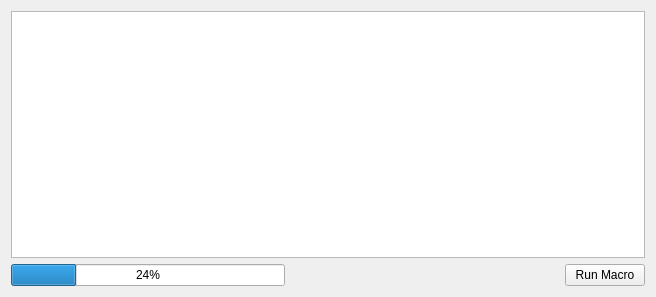
<?xml version="1.0" encoding="UTF-8"?>
<ui version="4.0">
 <class>WNDASCLauncherMain</class>
 <widget class="QMainWindow" name="WNDASCLauncherMain">
  <property name="geometry">
   <rect>
    <x>0</x>
    <y>0</y>
    <width>656</width>
    <height>297</height>
   </rect>
  </property>
  <property name="windowTitle">
   <string>ASC Launcher</string>
  </property>
  <widget class="QWidget" name="centralWidget">
   <layout class="QVBoxLayout" name="verticalLayout_10">
    <item>
     <layout class="QHBoxLayout" name="horizontalLayout_8">
      <item>
       <layout class="QVBoxLayout" name="verticalLayout_9">
        <item>
         <layout class="QHBoxLayout" name="horizontalLayout_6"/>
        </item>
        <item>
         <widget class="QTextEdit" name="edProtocol">
          <property name="font">
           <font>
            <family>Monospace</family>
           </font>
          </property>
          <property name="locale">
           <locale language="English" country="UnitedStates"/>
          </property>
          <property name="lineWrapMode">
           <enum>QTextEdit::NoWrap</enum>
          </property>
         </widget>
        </item>
        <item>
         <layout class="QHBoxLayout" name="horizontalLayout">
          <item>
           <widget class="QProgressBar" name="pbCompleted">
            <property name="maximumSize">
             <size>
              <width>280</width>
              <height>16777215</height>
             </size>
            </property>
            <property name="locale">
             <locale language="English" country="UnitedStates"/>
            </property>
            <property name="value">
             <number>24</number>
            </property>
           </widget>
          </item>
          <item>
           <spacer name="horizontalSpacer">
            <property name="locale">
             <locale language="English" country="UnitedStates"/>
            </property>
            <property name="orientation">
             <enum>Qt::Horizontal</enum>
            </property>
            <property name="sizeHint" stdset="0">
             <size>
              <width>40</width>
              <height>20</height>
             </size>
            </property>
           </spacer>
          </item>
          <item>
           <widget class="QPushButton" name="btnRunMacro">
            <property name="maximumSize">
             <size>
              <width>120</width>
              <height>16777215</height>
             </size>
            </property>
            <property name="locale">
             <locale language="English" country="UnitedStates"/>
            </property>
            <property name="text">
             <string>Run Macro</string>
            </property>
           </widget>
          </item>
         </layout>
        </item>
       </layout>
      </item>
     </layout>
    </item>
   </layout>
   <zorder></zorder>
  </widget>
  <widget class="QMenuBar" name="menuBar">
   <property name="geometry">
    <rect>
     <x>0</x>
     <y>0</y>
     <width>656</width>
     <height>30</height>
    </rect>
   </property>
  </widget>
 </widget>
 <layoutdefault spacing="6" margin="11"/>
 <resources/>
 <connections/>
</ui>
